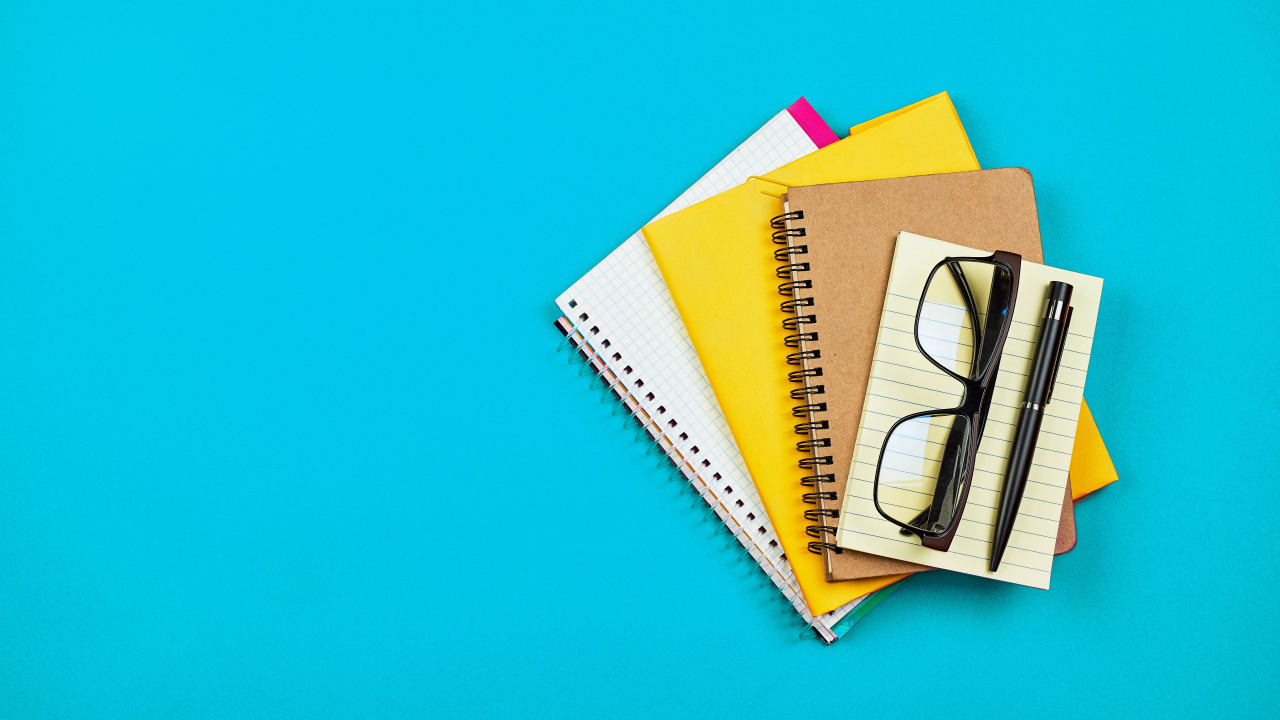
#> input picture OpenCV/photos/book.jpg, 3840 x 2160 px (shown at 1/3 size)
$ jupyter execute Untitled.ipynb
#> lines starting #> are read from the running program, lines starting #| are printed output that depends on the picture
[cell 1]
from PIL import Image

[cell 2]
book = Image.open('book.jpg')
#> book is the input picture: PIL image 3840x2160 RGB; mean R, G, B 43.2, 191.7, 203.9

[cell 3]
book.size
#> Out = (3840, 2160)

[cell 4]
book = book.resize((450,300))
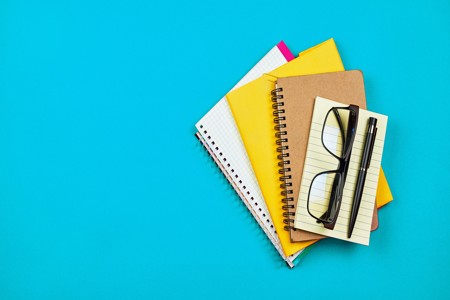
#> book: PIL image 450x300 RGB; mean R, G, B 43.2, 191.7, 204

[cell 5]
book.save('small_book.jpg')

[cell 6]
book.size
#> Out = (450, 300)

[cell 7]
book.size
#> Out = (450, 300)

[cell 8]
# print("I have begun to learn OpenCV")
import cv2

book_img = cv2.imread('small_book.jpg',0)
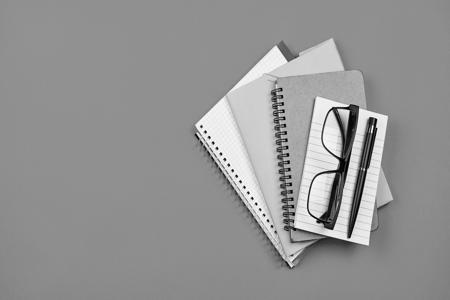
#> book_img: shape (300, 450); min 0, max 255, mean 148.7

cv2.imshow('Book', book_img)
# [8 lines of commented-out code are left out]

cv2.waitKey(0)
cv2.destroyAllWindows()
